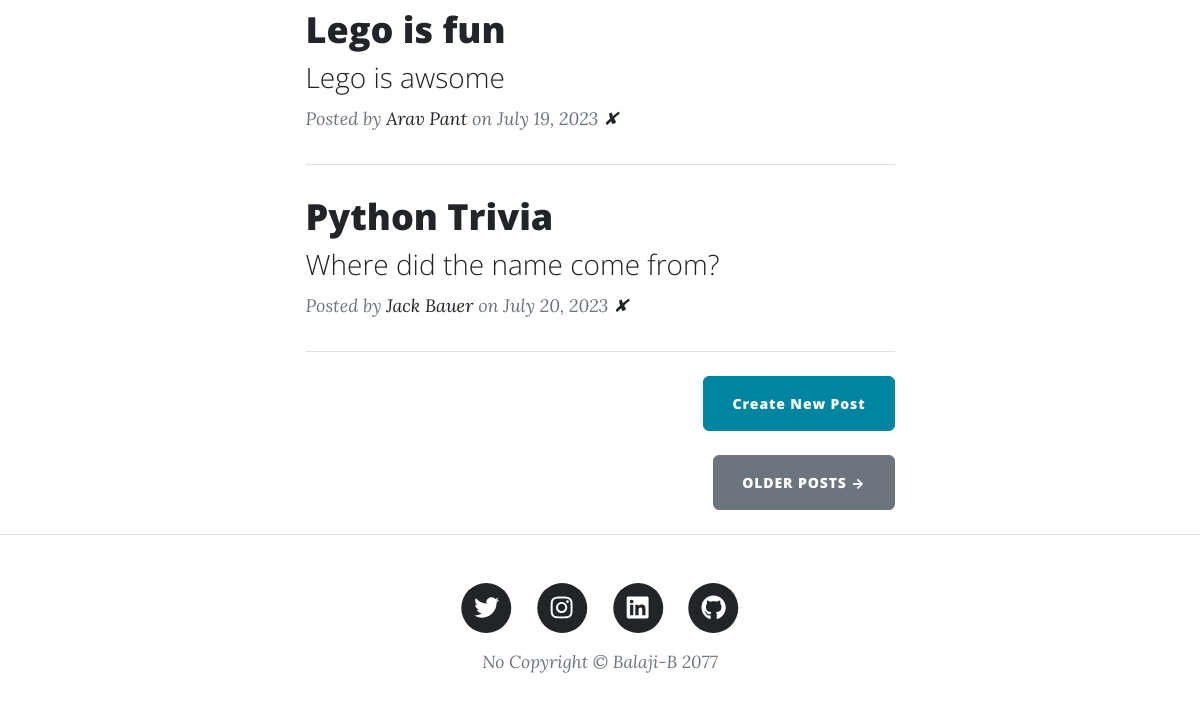
/ (lower part), run on an earlier commit of the app's database.
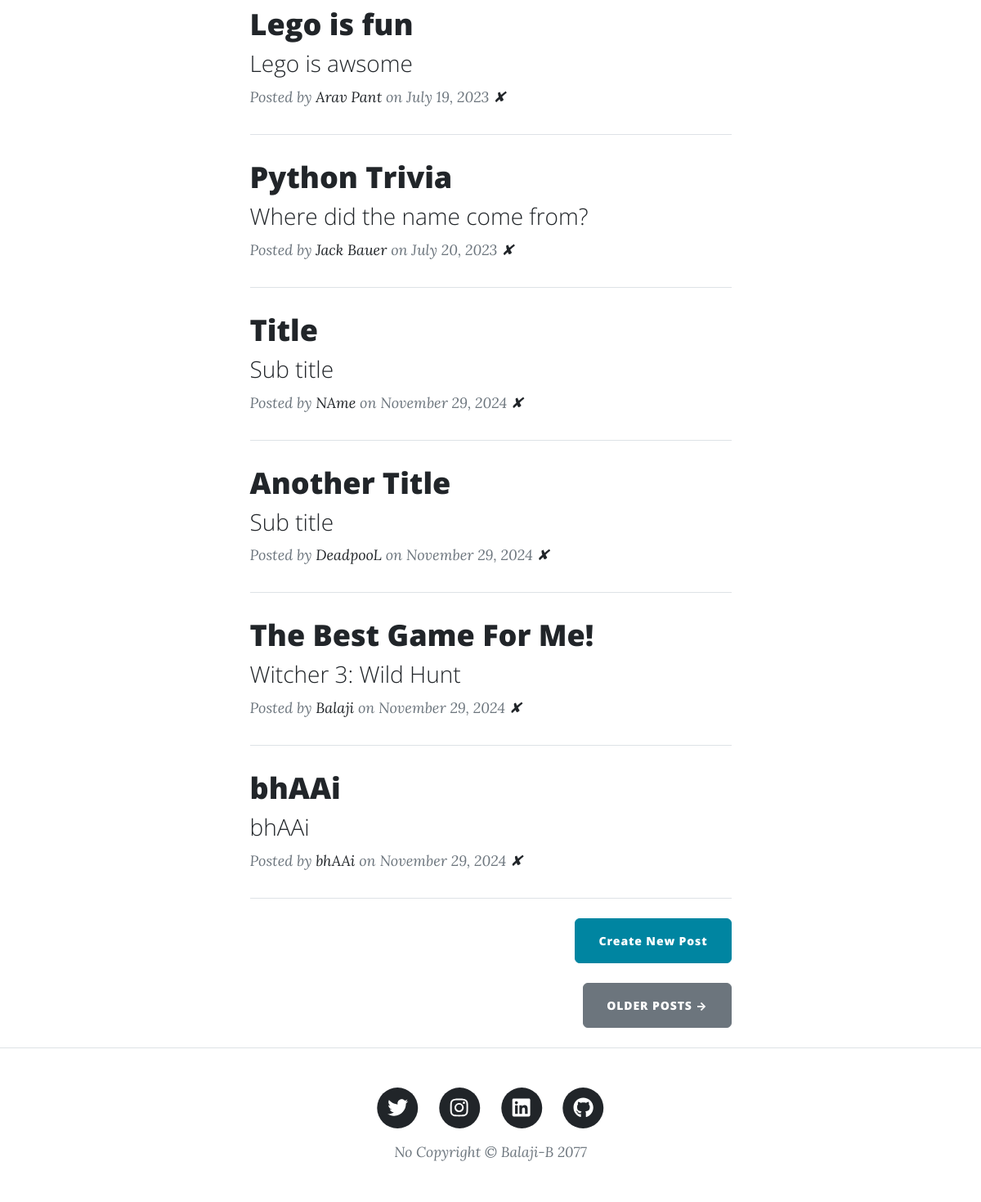
And on a later commit of the database.
### main.py (models this page shows)
class BlogPost(db.Model):
    id: Mapped[int] = mapped_column(Integer, primary_key=True)
    title: Mapped[str] = mapped_column(String(250), unique=True, nullable=False)
    subtitle: Mapped[str] = mapped_column(String(250), nullable=False)
    date: Mapped[str] = mapped_column(String(250), nullable=False)
    body: Mapped[str] = mapped_column(Text, nullable=False)
    author: Mapped[str] = mapped_column(String(250), nullable=False)
    img_url: Mapped[str] = mapped_column(String(250), nullable=False)

### main.py (the view)
@app.route('/')
def get_all_posts():
    all_posts = db.session.execute(db.select(BlogPost)).scalars().all()
    return render_template("index.html", all_posts=all_posts)

### templates/index.html (shortened to what this page needs)
{% include "header.html" %}
<div class="container px-4 px-lg-5">
  <div class="row gx-4 gx-lg-5 justify-content-center">
    <div class="col-md-10 col-lg-8 col-xl-7">
      {% if all_posts %}
        {% for post in all_posts %}
        <div class="post-preview">
          <a href="{{ url_for('show_post', post_id=post.id) }}">
            <h2 class="post-title">{{ post.title }}</h2>
            <h3 class="post-subtitle">{{ post.subtitle }}</h3>
          </a>
          <p class="post-meta">
            Posted by
            <a href="#">{{post.author}}</a>
            on {{post.date}} <a href="{{url_for('delete_post',post_id = post.id)}}">✘</a>
          </p>
        </div>
        <hr class="my-4" />
        {% endfor %}
      {% else %}
        <h2 class="post-title">No Posts...</h2>
      {% endif %}
      <div class="d-flex justify-content-end mb-4">
        <a
          class="btn btn-primary float-right"
          href="{{ url_for('add_new_post') }}"
          >Create New Post</a
        >
      </div>
      <div class="d-flex justify-content-end mb-4">
        <a class="btn btn-secondary text-uppercase" href="#!">Older Posts →</a>
      </div>
    </div>
  </div>
</div>
{% include "footer.html" %}

### templates/header.html (shortened to what this page needs)
<!DOCTYPE html>
<html lang="en">
  <head>
    {% block styles %}
    {{ bootstrap.load_css() }}
    <link
      href="{{ url_for('static', filename='css/styles.css') }}"
      rel="stylesheet"
    />
    {% endblock %}
  </head>
  <body>

### templates/footer.html (shortened to what this page needs)
        <footer class="border-top">
          <div class="container px-4 px-lg-5">
              <div class="row gx-4 gx-lg-5 justify-content-center">
                  <div class="col-md-10 col-lg-8 col-xl-7">
                      <ul class="list-inline text-center">
                          <li class="list-inline-item">
                              <a href="https://x.com/balaji_raina_">
                                  <span class="fa-stack fa-lg">
                                      <i class="fas fa-circle fa-stack-2x"></i>
                                      <i class="fab fa-twitter fa-stack-1x fa-inverse"></i>
                                  </span>
                              </a>
                          </li>
                          <li class="list-inline-item">
                              <a href="https://www.instagram.com/balaji_raina_/">
                                  <span class="fa-stack fa-lg">
                                      <i class="fas fa-circle fa-stack-2x"></i>
                                      <i class="fab fa-instagram fa-stack-1x fa-inverse"></i>
                                  </span>
                              </a>
                          </li>
                          <li class="list-inline-item">
                              <a href="https://www.linkedin.com/in/balaji-b-ba1b44229/">
                                  <span class="fa-stack fa-lg">
                                      <i class="fas fa-circle fa-stack-2x"></i>
                                      <i class="fab fa-linkedin fa-stack-1x fa-inverse"></i>
                                  </span>
                              </a>
                          </li>
                          <li class="list-inline-item">
                              <a href="https://github.com/Balaji-B-GIT/">
                                  <span class="fa-stack fa-lg">
                                      <i class="fas fa-circle fa-stack-2x"></i>
                                      <i class="fab fa-github fa-stack-1x fa-inverse"></i>
                                  </span>
                              </a>
                          </li>
                      </ul>
                      <div class="small text-center text-muted fst-italic">No Copyright &copy; Balaji-B 2077</div>
                  </div>
              </div>
          </div>
      </footer>

What changed in the data, as far as the page shows it:
added BlogPost: title "Title", subtitle "Sub title", author "NAme", date "November 29, 2024"
added BlogPost: title "Another Title", subtitle "Sub title", author "DeadpooL", date "November 29, 2024"
added BlogPost: title "The Best Game For Me!", subtitle "Witcher 3: Wild Hunt", author "Balaji", date "November 29, 2024"
added BlogPost: title "bhAAi", subtitle "bhAAi", author "bhAAi", date "November 29, 2024"
